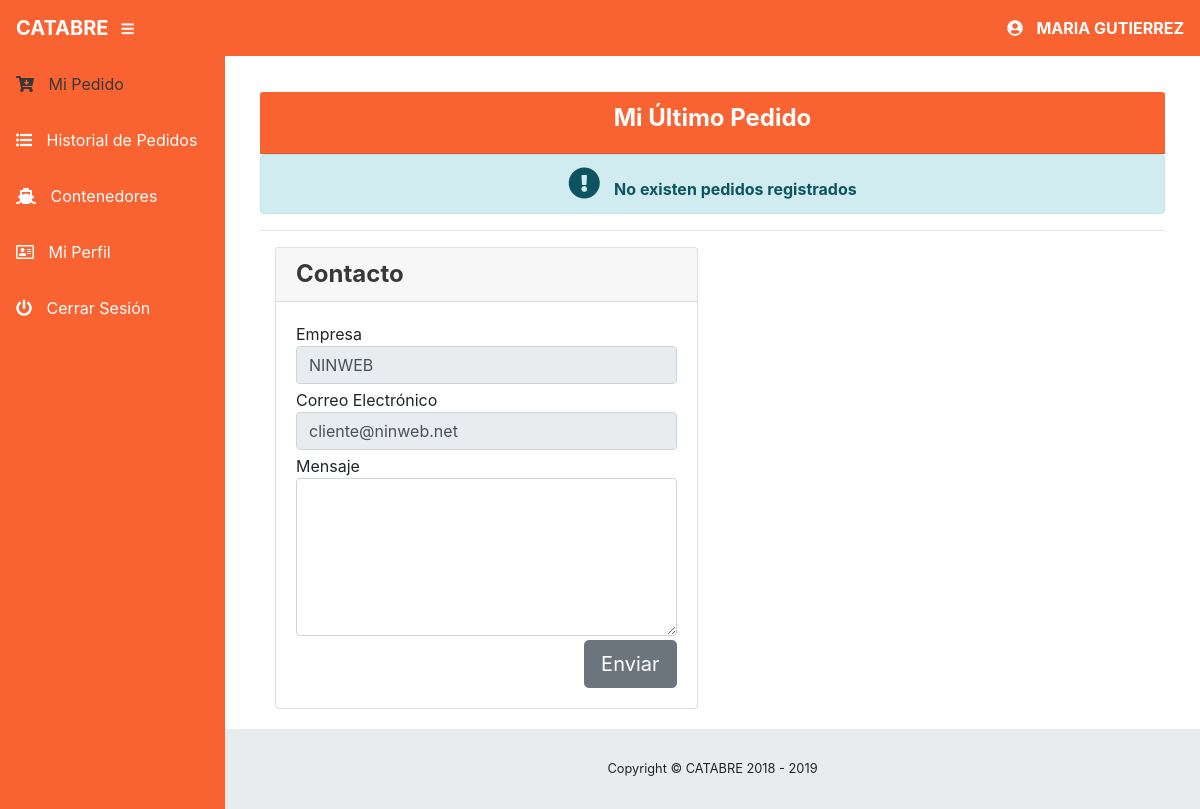
The page /vista/mi-pedido.php (signed in) on the database as committed earlier.
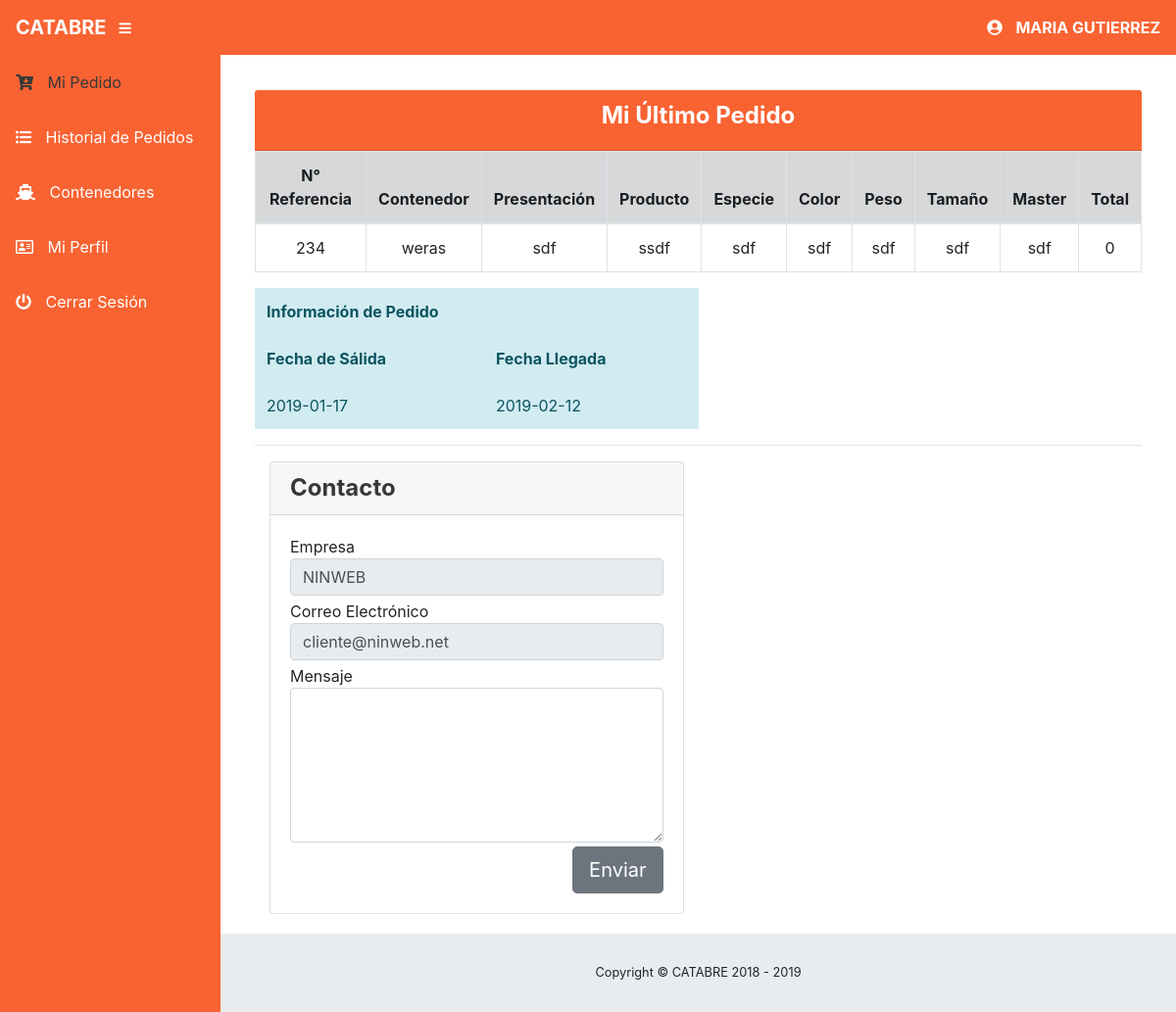
The same page on the database as committed later.
### tables this page shows
CREATE TABLE `persona` (
  `id_persona` int(11) NOT NULL,
  `id_usuario` int(11) NOT NULL,
  `nombre` text NOT NULL,
  `apellido` text NOT NULL,
  `empresa` varchar(20) NOT NULL
);

CREATE TABLE `usuario` (
  `id_usuario` int(11) NOT NULL,
  `email` text NOT NULL,
  `clave` text NOT NULL,
  `tipo` text NOT NULL
);

CREATE TABLE `contenedor` (
  `id_contenedor` int(11) NOT NULL,
  `ref` text NOT NULL,
  `nombre_conte` text NOT NULL,
  `status` text NOT NULL
);

CREATE TABLE `producto` (
  `id_producto` int(11) NOT NULL,
  `id_pedido` int(11) NOT NULL,
  `presentacion` text NOT NULL,
  `producto` text NOT NULL,
  `especie` text NOT NULL,
  `color` text NOT NULL,
  `peso` text NOT NULL,
  `tamano` text NOT NULL,
  `master` text NOT NULL,
  `total` int(11) NOT NULL
);

CREATE TABLE `pedido` (
  `id_pedido` int(11) NOT NULL,
  `id_persona` int(11) NOT NULL,
  `id_contenedor` int(11) NOT NULL,
  `codigo_pedido` text NOT NULL,
  `naviera` text NOT NULL,
  `origen` text NOT NULL,
  `destino` text NOT NULL,
  `fecha_salida` date NOT NULL,
  `fecha_llegada` date NOT NULL
);

### vista/mi-pedido.php (the view, shortened to what this page needs)
<?php
			include ("../modelo/conexion.php");
?>
<!DOCTYPE html>
<html>
 <head>
    <?php
      include("head.php");
    ?>
  </head>
	<body id="page-top">
		<?php
			include ('nav.php');
		?>
		<div id="wrapper">
			<?php
				$page='Mi Pedido';
				include ('menu-user.php');
			?>
				<div id="content-wrapper">
					<div class="container-fluid">
						 <div class="card-body">
						 	<div class="card-header" style="background-color: #f96332; color: #fff;">
									<h4 align="center" style="color: #fff;">Mi Último Pedido</h4>
							</div>
							<?php
								$id_persona=$fila['id_persona'];
								$email=$fila['email'];
								$empresa=$fila['empresa'];
								$consulta_pedido=mysqli_query($db, "SELECT * FROM contenedor,pedido,producto,persona WHERE pedido.id_contenedor=contenedor.id_contenedor AND pedido.id_pedido=producto.id_pedido AND persona.id_persona=pedido.id_persona AND persona.id_persona='".$id_persona."' order by pedido.id_pedido desc limit 1");
								$row=mysqli_fetch_array($consulta_pedido);
								$consulta_producto=mysqli_query($db, "SELECT * FROM contenedor,pedido,producto,persona WHERE pedido.id_contenedor=contenedor.id_contenedor AND pedido.id_pedido=producto.id_pedido AND persona.id_persona=pedido.id_persona AND persona.id_persona='".$id_persona."' AND producto.id_pedido='".$row['id_pedido']."'");
								if (mysqli_num_rows($consulta_producto)>0) {
										?>
									 	<table class="table table-bordered" style="text-align: center;">
													<thead class="alert-dark">
														<tr>
															<th>N° Referencia</th>
															<th>Contenedor</th>
															<th>Presentación</th>
															<th>Producto</th>
															<th>Especie</th>
															<th>Color</th>
															<th>Peso</th>
															<th>Tamaño</th>
															<th>Master</th>
															<th>Total</th>
														</tr>
													</thead>
												<?php
													while ($row1=mysqli_fetch_array($consulta_producto)) {
														?>
															    <tbody>
															      <tr>
															      	<td><?php echo $row1['ref']; ?></td>
															        <td><?php echo $row1['nombre_conte']; ?></td>
															        <td><?php echo $row1['presentacion']; ?></td>
															        <td><?php echo $row1['producto']; ?></td>
															        <td><?php echo $row1['especie']; ?></td>
															        <td><?php echo $row1['color']; ?></td>
															        <td><?php echo $row1['peso']; ?></td>
															        <td><?php echo $row1['tamano']; ?></td>
															        <td><?php echo $row1['master']; ?></td>
															        <td><?php echo $row1['total']; ?></td>
															      </tr>
															    </tbody>
														<?php
													}
												?>
											</table>
											  <table class="table table-borderless alert-info" style="width: 50%;">
												    <thead>
												    	<tr>
												    		<th colspan="2">Información de Pedido</th>
												    	</tr>
												      <tr>
												        <th>Fecha de Sálida</th>
												        <th>Fecha Llegada</th>
												      </tr>
												    </thead>
												    <tbody>
												      <tr>
												        <td><?php echo $row['fecha_salida']; ?></td>
												        <td><?php echo $row['fecha_llegada']; ?></td>
												      </tr>
												    </tbody>
							  				</table>
											<?php
									}else{
										?>
					                        <center>
					                            <div class="alert alert-info">
					                              <strong><i class="fa fa-exclamation-circle fa-2x" aria-hidden="true"></i>
					                                No existen pedidos registrados
					                              </strong>
					                            </div>
					                          </center>
					                  <?php
									}
							?>
							  <hr>
							  <div class="col-md-6">
			                    <div class="card card-outline-secondary">
			                        <div class="card-header">
			                            <h4 class="mb-0">Contacto</h4>
			                        </div>
			                        <div class="card-body">
			                            <form id="formularioContacto" autocomplete="off" >
			                                <fieldset>
			                                    <label for="name2" class="mb-0">Empresa</label>
			                                    <div class="row mb-1">
			                                        <div class="col-lg-12">
			                                            <input type="text" name="empresa" class="form-control" value="<?php echo $empresa ?>" readonly>
			                                        </div>
			                                    </div>
			                                    <label for="email2" class="mb-0">Correo Electrónico</label>
			                                    <div class="row mb-1">
			                                        <div class="col-lg-12">
			                                            <input type="text" name="email" class="form-control" value="<?php echo $email ?>" readonly>
			                                        </div>
			                                    </div>
			                                    <label for="message2" class="mb-0">Mensaje</label>
			                                    <div class="row mb-1">
			                                        <div class="col-lg-12">
			                                            <textarea rows="6" name="mensaje" id="message2" class="form-control" required=""></textarea>
			                                        </div>
			                                    </div>
			                                    <button type="submit" name="enviar" class="btn btn-secondary btn-lg float-right">Enviar</button>
			                                </fieldset>
			                            </form>
			                        </div>
                    			</div>
						</div>
					</div>
					<?php
							include ('footer.php');
						?>
				</div>
		</div>
	</body>
</html>

### vista/head.php (shortened to what this page needs)
<link href="css/bootstrap.min.css" rel="stylesheet">
<link href="css/all.css" rel="stylesheet" type="text/css">
<link href="css/sb-admin.css" rel="stylesheet">
<link href="css/general.css" rel="stylesheet">

### vista/nav.php
  <nav class="navbar navbar-expand static-top" style="background-color: #f96332">
    <a class="navbar-brand mr-1" href="#" style="color: #fff; font-weight: bold;">CATABRE</a>
    <button class="btn btn-link btn-sm text-white order-1 order-sm-0" id="sidebarToggle" href="#">
      <i class="fas fa-bars"></i>
    </button>
    <ul class="navbar-nav ml-auto" style="color: #fff; font-weight: bold;">
     <li class="nav-item">
     	<i class="fas fa-user-circle"></i>
         <?php
         	include ("../modelo/conexion.php");
         	$consulta_persona = mysqli_query($db, "SELECT * FROM persona,usuario WHERE persona.id_usuario=usuario.id_usuario AND  usuario.id_usuario='".$_SESSION['id_usuario']."'");
         	$fila=mysqli_fetch_array($consulta_persona);
         	echo $fila['nombre'].' '.$fila['apellido'];
         ?>
     </li>
</ul>
 </nav>

### vista/menu-user.php
<ul class="sidebar navbar-nav">
  <li class="nav-item">
      <a class="nav-link" <?php if ($page=="Mi Pedido"){
              ?>
              style="color: #383838;"
              <?php
            }
          ?>
          href="mi-pedido.php">
       <i class="fas fa-cart-arrow-down"></i>
            <span>Mi Pedido</span>
      </a>
  </li>
 <li class="nav-item">
      <a class="nav-link" <?php if ($page=="Historial de Pedidos"){
              ?>
              style="color: #383838;"
              <?php
            }
          ?>
          href="historia-pedidos.php">
        <i class="fas fa-list-ul"></i>
            <span>Historial de Pedidos</span>
      </a>
  </li>
  <li class="nav-item">
       <a class="nav-link" <?php if ($page=="Contenedores"){
              ?>
              style="color: #383838;"
              <?php
            }
          ?>   href="contenedores.php">
        <i class="fas fa-ship"></i>
          <span>Contenedores</span>
      </a>
  </li>
  <li class="nav-item">
   <a class="nav-link" <?php if ($page=="Mi Perfil"){
              ?>
              style="color: #383838;"
              <?php
            }
          ?> href="mi-perfil-user.php">
      <i class="far fa-address-card"></i>
      <span>Mi Perfil</span></a>
  </li>
  <li class="nav-item">
    <a class="nav-link" data-toggle="modal" data-target="#exampleModal" href="#">
      <i class="fas fa-power-off"></i>
      <span>Cerrar Sesión</span></a>
  </li>
</ul>

### vista/footer.php (shortened to what this page needs)
  <footer class="sticky-footer">
    <div class="container my-auto">
      <div class="copyright text-center my-auto">
        <span>Copyright © CATABRE 2018 - <?php $ano=strftime("%Y");
            echo $ano;
        ?></span>
      </div>
    </div>
  </footer>
</div>

### vista/css/all.css (style rules this page uses)
.fa, .fas, .far, .fal, .fab { -moz-osx-font-smoothing: grayscale; -webkit-font-smoothing: antialiased; display: inline-block; font-style: normal; font-variant: normal; text-rendering: auto; line-height: 1; }
.fa-address-card:before { content: "\f2bb"; }
.fa-bars:before { content: "\f0c9"; }
.fa-cart-arrow-down:before { content: "\f218"; }
.fa-list-ul:before { content: "\f0ca"; }
.fa-power-off:before { content: "\f011"; }
.fa-ship:before { content: "\f21a"; }
.fa-user-circle:before { content: "\f2bd"; }
.far { font-family: 'Font Awesome 5 Free'; font-weight: 400; }
.fa, .fas { font-family: 'Font Awesome 5 Free'; font-weight: 900; }
.fa-2x { font-size: 2em; }
.fa-exclamation-circle:before { content: "\f06a"; }

### vista/css/sb-admin.css (style rules this page uses)
html { position: relative; min-height: 100%; }
body { height: 100%; }
#wrapper { display: -webkit-box; display: -ms-flexbox; display: flex; }
#wrapper #content-wrapper { overflow-x: hidden; width: 100%; padding-top: 1rem; padding-bottom: 80px; }
.sidebar { width: 90px !important; background-color: #f96332; min-height: calc(100vh - 56px); }
.sidebar .nav-item:last-child { margin-bottom: 1rem; }
.sidebar .nav-item .nav-link { text-align: center; padding: 0.75rem 1rem; width: 90px; }
.sidebar .nav-item .nav-link span { font-size: 0.65rem; display: block; }
.sidebar .nav-item .nav-link { color: #fff; }
@media (min-width: 768px) { .sidebar { width: 225px !important; } }
@media (min-width: 768px) { .sidebar .nav-item .nav-link { display: block; width: 100%; text-align: left; padding: 1rem; width: 225px; } }
@media (min-width: 768px) { .sidebar .nav-item .nav-link span { font-size: 1rem; display: inline; } }
:root { --input-padding-x: 0.75rem; --input-padding-y: 0.75rem; }
footer.sticky-footer { display: -webkit-box; display: -ms-flexbox; display: flex; position: absolute; right: 0; bottom: 0; width: calc(100% - 90px); height: 80px; background-color: #e9ecef; }
footer.sticky-footer .copyright { line-height: 1; font-size: 0.8rem; }
@media (min-width: 768px) { footer.sticky-footer { width: calc(100% - 225px); } }

### vista/css/general.css (style rules this page uses)
h4 { color: #383838; font-weight: bold; }
a,a:focus { text-decoration: none !important; }
.fas, .far, .fa { margin-right: 10px; }

Rows that differ between the two databases and show on the page:
added contenedor: ref "234", nombre_conte "weras", producto.presentacion "sdf", producto.producto "ssdf", producto.especie "sdf", producto.color "sdf", producto.peso "sdf", producto.tamano "sdf", producto.master "sdf", producto.total "0", pedido.fecha_salida "2019-01-17", pedido.fecha_llegada "2019-02-12"
Other text that changed with them:
text no longer shown: "No existen pedidos registrados"
text now shown: "N° Referencia Contenedor Presentación Producto Especie Color Peso Tamaño Master Total Información de Pedido Fecha de Sálida Fecha Llegada"
